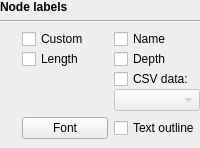
         <widget class="QWidget" name="nodeLabelsWidget" native="true">
          <property name="enabled">
           <bool>true</bool>
          </property>
          <layout class="QVBoxLayout" name="verticalLayout_7">
           <property name="leftMargin">
            <number>0</number>
           </property>
           <property name="topMargin">
            <number>0</number>
           </property>
           <property name="rightMargin">
            <number>0</number>
           </property>
           <property name="bottomMargin">
            <number>0</number>
           </property>
           <item>
            <widget class="QLabel" name="nodeLabelsG">
             <property name="font">
              <font>
               <bold>true</bold>
              </font>
             </property>
             <property name="text">
              <string>Node labels</string>
             </property>
            </widget>
           </item>
           <item>
            <widget class="Line" name="line_6">
             <property name="orientation">
              <enum>Qt::Horizontal</enum>
             </property>
            </widget>
           </item>
           <item>
            <widget class="QWidget" name="widget_8" native="true">
             <layout class="QGridLayout" name="gridLayout_7">
              <property name="leftMargin">
               <number>0</number>
              </property>
              <property name="topMargin">
               <number>0</number>
              </property>
              <property name="rightMargin">
               <number>0</number>
              </property>
              <item row="0" column="0">
               <widget class="InfoTextWidget" name="nodeLabelsInfoText" native="true">
                <property name="sizePolicy">
                 <sizepolicy hsizetype="Fixed" vsizetype="Fixed">
                  <horstretch>0</horstretch>
                  <verstretch>0</verstretch>
                 </sizepolicy>
                </property>
                <property name="minimumSize">
                 <size>
                  <width>16</width>
                  <height>16</height>
                 </size>
                </property>
                <property name="toolTip">
                 <string>&lt;html&gt;&lt;head/&gt;&lt;body&gt;&lt;p&gt;Tick any of the node labelling options to display those labels over &amp;quot;nodes in the graph.&lt;br/&gt;&lt;br/&gt;'Name', 'Length' and 'Depth' labels are created automatically. &amp;quot;'Custom' labels must be assigned by clicking the 'Set label' button when one or more nodes are selected.&lt;br/&gt;&lt;br/&gt;When 'BLAST hits' labels are shown, they are displayed over any BLAST hits present in the node.&lt;br/&gt;&lt;br/&gt;The 'CSV data' option allows you to import custom labels. To use this, you must first load a CSV file (using the 'Load CSV label data' item in the 'File' menu) which contains the node names in the first column and custom labels in subsequent columns. The CSV file must also contain a header row.&lt;/p&gt;&lt;/body&gt;&lt;/html&gt;</string>
                </property>
               </widget>
              </item>
              <item row="1" column="0">
               <widget class="InfoTextWidget" name="nodeFontInfoText" native="true">
                <property name="sizePolicy">
                 <sizepolicy hsizetype="Fixed" vsizetype="Fixed">
                  <horstretch>0</horstretch>
                  <verstretch>0</verstretch>
                 </sizepolicy>
                </property>
                <property name="minimumSize">
                 <size>
                  <width>16</width>
                  <height>16</height>
                 </size>
                </property>
                <property name="toolTip">
                 <string>&lt;html&gt;&lt;head/&gt;&lt;body&gt;&lt;p&gt;Click the 'Font' button to choose the font used for node labels. The colour of the font is configurable in Bandage's %SETTINGS%.&lt;br/&gt;&lt;br/&gt;Ticking 'Text outline' will surround the text with a white outline. This can help to make text more readable, but will obscure more of the underlying graph. The thickness of the text outline is configurable in Bandage's %SETTINGS%.&lt;/p&gt;&lt;/body&gt;&lt;/html&gt;</string>
                </property>
               </widget>
              </item>
              <item row="1" column="1">
               <widget class="QPushButton" name="fontButton">
                <property name="focusPolicy">
                 <enum>Qt::StrongFocus</enum>
                </property>
                <property name="text">
                 <string>Font</string>
                </property>
               </widget>
              </item>
              <item row="1" column="2">
               <widget class="QCheckBox" name="textOutlineCheckBox">
                <property name="focusPolicy">
                 <enum>Qt::StrongFocus</enum>
                </property>
                <property name="text">
                 <string>Text outline</string>
                </property>
               </widget>
              </item>
              <item row="0" column="1" colspan="2">
               <widget class="QWidget" name="widget_13" native="true">
                <layout class="QGridLayout" name="gridLayout_3">
                 <property name="leftMargin">
                  <number>0</number>
                 </property>
                 <property name="topMargin">
                  <number>0</number>
                 </property>
                 <property name="rightMargin">
                  <number>0</number>
                 </property>
                 <property name="bottomMargin">
                  <number>0</number>
                 </property>
                 <property name="verticalSpacing">
                  <number>0</number>
                 </property>
                 <item row="0" column="0">
                  <widget class="QCheckBox" name="nodeCustomLabelsCheckBox">
                   <property name="focusPolicy">
                    <enum>Qt::StrongFocus</enum>
                   </property>
                   <property name="text">
                    <string>Custom</string>
                   </property>
                  </widget>
                 </item>
                 <item row="0" column="1">
                  <widget class="QCheckBox" name="nodeNamesCheckBox">
                   <property name="focusPolicy">
                    <enum>Qt::StrongFocus</enum>
                   </property>
                   <property name="text">
                    <string>Name</string>
                   </property>
                  </widget>
                 </item>
                 <item row="1" column="0">
                  <widget class="QCheckBox" name="nodeLengthsCheckBox">
                   <property name="focusPolicy">
                    <enum>Qt::StrongFocus</enum>
                   </property>
                   <property name="text">
                    <string>Length</string>
                   </property>
                  </widget>
                 </item>
                 <item row="1" column="1">
                  <widget class="QCheckBox" name="nodeDepthCheckBox">
                   <property name="focusPolicy">
                    <enum>Qt::StrongFocus</enum>
                   </property>
                   <property name="text">
                    <string>Depth</string>
                   </property>
                  </widget>
                 </item>
                 <item row="4" column="1">
                  <widget class="QComboBox" name="csvComboBox">
                   <property name="enabled">
                    <bool>false</bool>
                   </property>
                   <property name="focusPolicy">
                    <enum>Qt::StrongFocus</enum>
                   </property>
                  </widget>
                 </item>
                 <item row="3" column="1">
                  <widget class="QCheckBox" name="csvCheckBox">
                   <property name="focusPolicy">
                    <enum>Qt::StrongFocus</enum>
                   </property>
                   <property name="text">
                    <string>CSV data:</string>
                   </property>
                  </widget>
                 </item>
                </layout>
               </widget>
              </item>
             </layout>
            </widget>
           </item>
          </layout>
         </widget>
